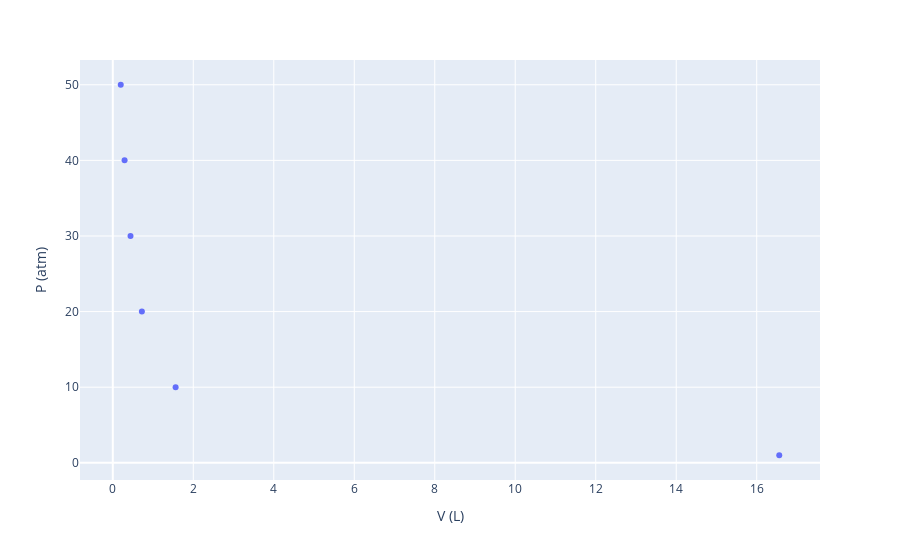

Notebook cell for this chart:
### Markdown cell above
Make a scatter plot with plotly using `px.scatter(df, x='V (L)', y='P (atm)')`

### Code cell
px.scatter(df, x='V (L)', y='P (atm)')

### Figure 1 — Plotly figure (JSON) as saved in the notebook; plotly's stock layout.template omitted (floating-point values rounded to 4 significant figures)
{"data": [{"hovertemplate": "V (L)=%{x}<br>P (atm)=%{y}<extra></extra>", "legendgroup": "", "marker": {"color": "#636efa", "symbol": "circle"}, "mode": "markers", "name": "", "orientation": "v", "showlegend": false, "type": "scatter", "x": [16.56, 1.561, 0.7232, 0.4402, 0.2929, 0.1978], "xaxis": "x", "y": [1, 10, 20, 30, 40, 50], "yaxis": "y"}], "layout": {"legend": {"tracegroupgap": 0}, "margin": {"t": 60}, "xaxis": {"anchor": "y", "domain": [0, 1], "title": {"text": "V (L)"}}, "yaxis": {"anchor": "x", "domain": [0, 1], "title": {"text": "P (atm)"}}}}
